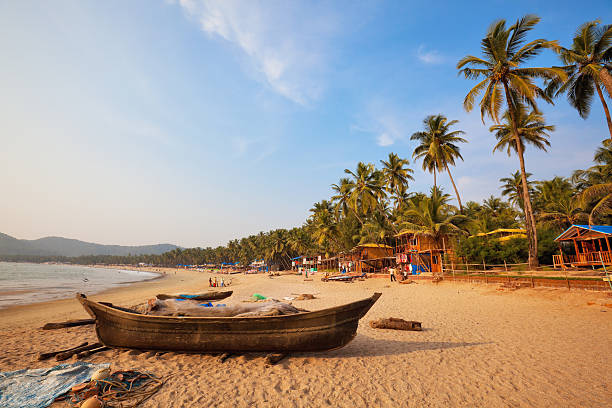
#> input picture OpenCV/Techniques of Image processing/Image arithmetics and bitwise operations/image1.jpg, 612 x 408 px, found by its file name
$ python LBP.py
#> lines starting #> are read from the running program, lines starting #| are printed output that depends on the picture
# -*- coding: utf-8 -*-
"""
Created on Mon Nov  2 14:58:17 2020

@author: elton
"""

import cv2
import skimage.feature as sk
import numpy as np
import matplotlib.pyplot as plt

image1_path=(r'C:/Users/elton/Documents/Computer Vision/Building computer vision applications using ANN/Techniques of image processing/Image arithmetics and bitwise operations/image1.jpg')
image1=cv2.imread(image1_path)
#> image1 is the input picture: shape (408, 612, 3); mean B, G, R 141.3, 149.9, 160.5
image1 = cv2.resize(image1, (int(image1.shape[0]/5), int(image1.shape[1]/5)))
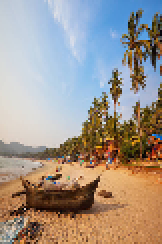
#> image1: shape (122, 81, 3) (shown 2 times larger); mean B, G, R 141.2, 149.8, 160.4
image1=cv2.cvtColor(image1, cv2.COLOR_BGR2RGB)
image1=cv2.cvtColor(image1, cv2.COLOR_RGB2GRAY)
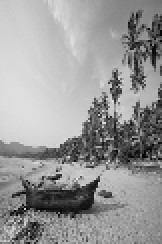
#> image1: shape (122, 81) (shown 2 times larger); min 2, max 230, mean 152
plt.imshow(image1, cmap='gray')

#calculate Histogram of original image and plot it
originalHist = cv2.calcHist(image1, [0], None, [256], [0,256])
#> originalHist = 256 values, max 8 at index 129, min 0 at index 0, mean 0.316

plt.figure()
plt.title('Histogram of original image')
plt.plot(originalHist, color='r')

#Calculate LBP image and histogram over the LBP, then plot the histogram
radius=3
points=3*8

#LBP calculation
lbp=sk.local_binary_pattern(image1, points, radius, method='default')
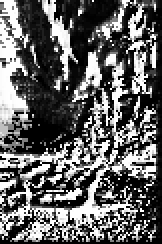
#> lbp: shape (122, 81) float64 (shown 2 times larger); min 0, max 16777215, mean 6554764.6; drawn with min black and max white
lbpHist, _ = np.histogram(lbp, density=True, bins=256, range=(0, 256))
#> lbpHist = 256 values, max 0.627 at index 0, min 0 at index 5, mean 0.00391

plt.figure()
plt.title('histogram of lbp image')
plt.plot(lbpHist, color='g')
plt.show

#showing the original and LBP images
plt.imshow(image1, cmap='gray')
plt.imshow(lbp, cmap='gray')
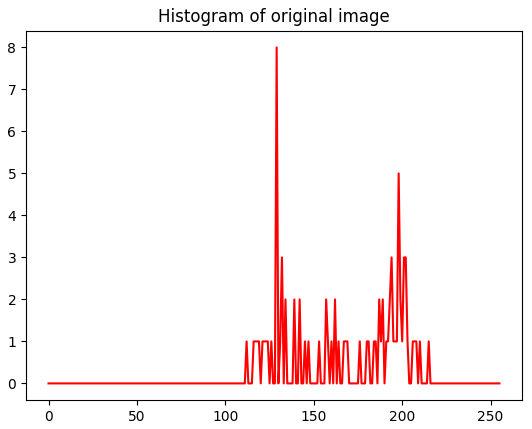
#> figure drawn by matplotlib, 1 panel; curve peaks at x = 129, y = 8
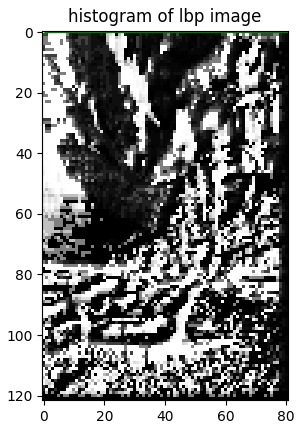
#> figure drawn by matplotlib, 1 panel

$ run again, with OpenCV/Techniques of Image processing/Image arithmetics and bitwise operations/image2.jpg copied over OpenCV/Techniques of Image processing/Image arithmetics and bitwise operations/image1.jpg
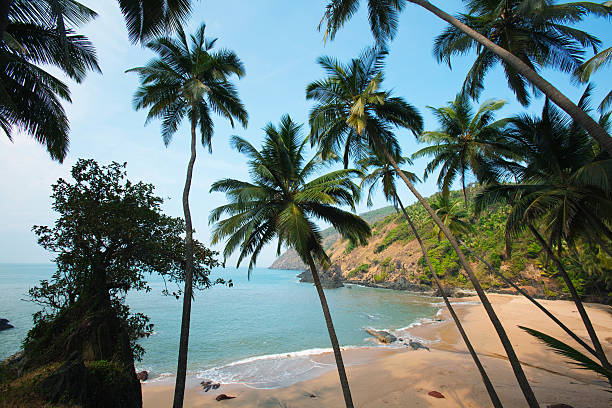
#> input picture OpenCV/Techniques of Image processing/Image arithmetics and bitwise operations/image2.jpg, 612 x 408 px, found by its file name
#> image1 is the input picture: shape (408, 612, 3); mean B, G, R 122.5, 124.5, 106.9
#> originalHist = 256 values, max 4 at index 191, min 0 at index 0, mean 0.316
#> `lbp=sk.local_binary_pattern(image1, points, radius, method='default')`:
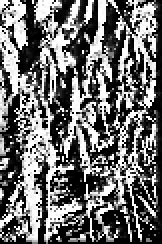
#> lbp: shape (122, 81) float64 (shown 2 times larger); min 0, max 16777215, mean 7314574.9; drawn with min black and max white
#> lbpHist = 256 values, max 0.613 at index 0, min 0 at index 5, mean 0.00391
#> `plt.imshow(lbp, cmap='gray')`:
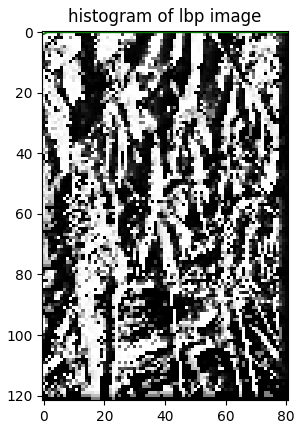
#> figure drawn by matplotlib, 1 panel
